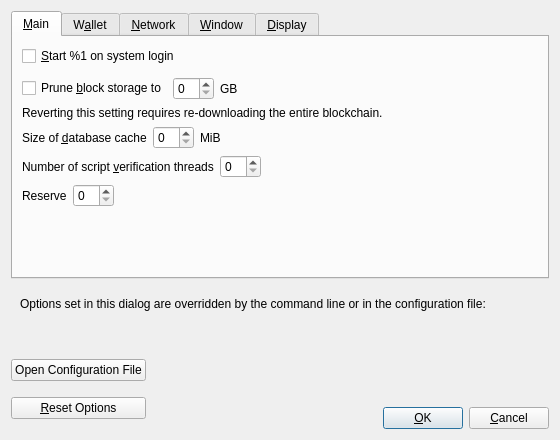
<?xml version="1.0" encoding="UTF-8"?>
<ui version="4.0">
 <class>OptionsDialog</class>
 <widget class="QDialog" name="OptionsDialog">
  <property name="geometry">
   <rect>
    <x>0</x>
    <y>0</y>
    <width>560</width>
    <height>440</height>
   </rect>
  </property>
  <property name="windowTitle">
   <string>Options</string>
  </property>
  <property name="modal">
   <bool>true</bool>
  </property>
  <layout class="QVBoxLayout" name="verticalLayout">
   <item>
    <widget class="QTabWidget" name="tabWidget">
     <property name="currentIndex">
      <number>0</number>
     </property>
     <widget class="QWidget" name="tabMain">
      <attribute name="title">
       <string>&amp;Main</string>
      </attribute>
      <layout class="QVBoxLayout" name="verticalLayout_Main">
       <item>
        <widget class="QCheckBox" name="paymastercoinAtStartup">
         <property name="toolTip">
          <string>Automatically start %1 after logging in to the system.</string>
         </property>
         <property name="text">
          <string>&amp;Start %1 on system login</string>
         </property>
        </widget>
       </item>
       <item>
        <spacer name="horizontalSpacer_0_Main">
         <property name="orientation">
          <enum>Qt::Horizontal</enum>
         </property>
         <property name="sizeHint" stdset="0">
          <size>
           <width>40</width>
           <height>5</height>
          </size>
         </property>
        </spacer>
       </item>
       <item>
       <layout class="QHBoxLayout" name="horizontalLayout_Main_Prune">
        <item>
         <widget class="QCheckBox" name="prune">
          <property name="toolTip">
           <string>Disables some advanced features but all blocks will still be fully validated. Reverting this setting requires re-downloading the entire blockchain. Actual disk usage may be somewhat higher.</string>
          </property>
          <property name="text">
           <string>Prune &amp;block storage to</string>
          </property>
         </widget>
        </item>
        <item>
         <widget class="QSpinBox" name="pruneSize"/>
        </item>
         <item>
          <widget class="QLabel" name="pruneSizeUnitLabel">
           <property name="text">
            <string>GB</string>
           </property>
           <property name="textFormat">
            <enum>Qt::PlainText</enum>
           </property>
          </widget>
         </item>
         <item>
          <spacer name="horizontalSpacer_Main_Prune">
           <property name="orientation">
            <enum>Qt::Horizontal</enum>
           </property>
           <property name="sizeHint" stdset="0">
            <size>
             <width>40</width>
             <height>20</height>
            </size>
           </property>
          </spacer>
         </item>
        </layout>
       </item>
       <item>
        <widget class="QLabel" name="pruneWarning">
         <property name="text">
          <string>Reverting this setting requires re-downloading the entire blockchain.</string>
         </property>
         <property name="textFormat">
          <enum>Qt::PlainText</enum>
         </property>
        </widget>
       </item>
       <item>
        <layout class="QHBoxLayout" name="horizontalLayout_2_Main">
         <item>
          <widget class="QLabel" name="databaseCacheLabel">
           <property name="text">
            <string>Size of &amp;database cache</string>
           </property>
           <property name="textFormat">
            <enum>Qt::PlainText</enum>
           </property>
           <property name="buddy">
            <cstring>databaseCache</cstring>
           </property>
          </widget>
         </item>
         <item>
          <widget class="QSpinBox" name="databaseCache"/>
         </item>
         <item>
          <widget class="QLabel" name="databaseCacheUnitLabel">
           <property name="text">
            <string>MiB</string>
           </property>
           <property name="textFormat">
            <enum>Qt::PlainText</enum>
           </property>
          </widget>
         </item>
         <item>
          <spacer name="horizontalSpacer_2_Main">
           <property name="orientation">
            <enum>Qt::Horizontal</enum>
           </property>
           <property name="sizeHint" stdset="0">
            <size>
             <width>40</width>
             <height>20</height>
            </size>
           </property>
          </spacer>
         </item>
        </layout>
       </item>
       <item>
        <layout class="QHBoxLayout" name="horizontalLayout_Main_VerifyLabel">
         <item>
          <widget class="QLabel" name="threadsScriptVerifLabel">
           <property name="text">
            <string>Number of script &amp;verification threads</string>
           </property>
           <property name="textFormat">
            <enum>Qt::PlainText</enum>
           </property>
           <property name="buddy">
            <cstring>threadsScriptVerif</cstring>
           </property>
          </widget>
         </item>
         <item>
          <widget class="QSpinBox" name="threadsScriptVerif">
           <property name="toolTip">
            <string>(0 = auto, &lt;0 = leave that many cores free)</string>
           </property>
          </widget>
         </item>
         <item>
          <spacer name="horizontalSpacer_Main_Threads">
           <property name="orientation">
            <enum>Qt::Horizontal</enum>
           </property>
           <property name="sizeHint" stdset="0">
            <size>
             <width>40</width>
             <height>20</height>
            </size>
           </property>
          </spacer>
         </item>
        </layout>
       </item>
       <item>
        <layout class="QHBoxLayout" name="horizontalLayout_Main_ReserveLabel">
         <item>
          <widget class="QLabel" name="reserveBalanceLabel">
           <property name="text">
            <string>Reserve</string>
           </property>
           <property name="textFormat">
            <enum>Qt::PlainText</enum>
           </property>
           <property name="buddy">
            <cstring>reserveBalance</cstring>
           </property>
          </widget>
         </item>
         <item>
          <widget class="BitcoinAmountField" name="reserveBalance">
           <property name="toolTip">
            <string>Reserve amount that will not be used for staking</string>
           </property>
          </widget>
         </item>
         <item>
          <spacer name="horizontalSpacer_Main_Reserve">
           <property name="orientation">
            <enum>Qt::Horizontal</enum>
           </property>
           <property name="sizeHint" stdset="0">
            <size>
             <width>40</width>
             <height>20</height>
            </size>
           </property>
          </spacer>
         </item>
        </layout>
       </item>
       <item>
        <spacer name="verticalSpacer_Main">
         <property name="orientation">
          <enum>Qt::Vertical</enum>
         </property>
         <property name="sizeHint" stdset="0">
          <size>
           <width>20</width>
           <height>40</height>
          </size>
         </property>
        </spacer>
       </item>
      </layout>
     </widget>
     <widget class="QWidget" name="tabWallet">
      <attribute name="title">
       <string>W&amp;allet</string>
      </attribute>
      <layout class="QVBoxLayout" name="verticalLayout_Wallet">
       <item>
        <widget class="QGroupBox" name="groupBox">
         <property name="title">
          <string>Expert</string>
         </property>
         <layout class="QVBoxLayout" name="verticalLayout_2">
          <item>
           <widget class="QCheckBox" name="coinControlFeatures">
            <property name="toolTip">
             <string>Whether to show coin control features or not.</string>
            </property>
            <property name="text">
             <string>Enable coin &amp;control features</string>
            </property>
           </widget>
          </item>
          <item>
           <widget class="QCheckBox" name="spendZeroConfChange">
            <property name="toolTip">
             <string>If you disable the spending of unconfirmed change, the change from a transaction cannot be used until that transaction has at least one confirmation. This also affects how your balance is computed.</string>
            </property>
            <property name="text">
             <string>&amp;Spend unconfirmed change</string>
            </property>
           </widget>
          </item>
         </layout>
        </widget>
       </item>
       <item>
        <spacer name="verticalSpacer_Wallet">
         <property name="orientation">
          <enum>Qt::Vertical</enum>
         </property>
         <property name="sizeHint" stdset="0">
          <size>
           <width>20</width>
           <height>40</height>
          </size>
         </property>
        </spacer>
       </item>
      </layout>
     </widget>
     <widget class="QWidget" name="tabNetwork">
      <attribute name="title">
       <string>&amp;Network</string>
      </attribute>
      <layout class="QVBoxLayout" name="verticalLayout_Network">
       <item>
        <widget class="QCheckBox" name="mapPortUpnp">
         <property name="toolTip">
          <string>Automatically open the Bitcoin client port on the router. This only works when your router supports UPnP and it is enabled.</string>
         </property>
         <property name="text">
          <string>Map port using &amp;UPnP</string>
         </property>
        </widget>
       </item>
       <item>
        <widget class="QCheckBox" name="allowIncoming">
         <property name="toolTip">
          <string>Accept connections from outside.</string>
         </property>
         <property name="text">
          <string>Allow incomin&amp;g connections</string>
         </property>
        </widget>
       </item>
       <item>
        <widget class="QCheckBox" name="connectSocks">
         <property name="toolTip">
          <string>Connect to the Bitcoin network through a SOCKS5 proxy.</string>
         </property>
         <property name="text">
          <string>&amp;Connect through SOCKS5 proxy (default proxy):</string>
         </property>
        </widget>
       </item>
       <item>
        <layout class="QHBoxLayout" name="horizontalLayout_1_Network">
         <item>
          <widget class="QLabel" name="proxyIpLabel">
           <property name="text">
            <string>Proxy &amp;IP:</string>
           </property>
           <property name="textFormat">
            <enum>Qt::PlainText</enum>
           </property>
           <property name="buddy">
            <cstring>proxyIp</cstring>
           </property>
          </widget>
         </item>
         <item>
          <widget class="QValidatedLineEdit" name="proxyIp">
           <property name="minimumSize">
            <size>
             <width>140</width>
             <height>0</height>
            </size>
           </property>
           <property name="maximumSize">
            <size>
             <width>140</width>
             <height>16777215</height>
            </size>
           </property>
           <property name="toolTip">
            <string>IP address of the proxy (e.g. IPv4: 127.0.0.1 / IPv6: ::1)</string>
           </property>
          </widget>
         </item>
         <item>
          <widget class="QLabel" name="proxyPortLabel">
           <property name="text">
            <string>&amp;Port:</string>
           </property>
           <property name="textFormat">
            <enum>Qt::PlainText</enum>
           </property>
           <property name="buddy">
            <cstring>proxyPort</cstring>
           </property>
          </widget>
         </item>
         <item>
          <widget class="QLineEdit" name="proxyPort">
           <property name="minimumSize">
            <size>
             <width>55</width>
             <height>0</height>
            </size>
           </property>
           <property name="maximumSize">
            <size>
             <width>55</width>
             <height>16777215</height>
            </size>
           </property>
           <property name="toolTip">
            <string>Port of the proxy (e.g. 9050)</string>
           </property>
          </widget>
         </item>
         <item>
          <spacer name="horizontalSpacer_1_Network">
           <property name="orientation">
            <enum>Qt::Horizontal</enum>
           </property>
           <property name="sizeHint" stdset="0">
            <size>
             <width>40</width>
             <height>20</height>
            </size>
           </property>
          </spacer>
         </item>
        </layout>
       </item>
       <item>
        <layout class="QHBoxLayout" name="horizontalLayout_2_Network">
         <item>
          <widget class="QLabel" name="proxyActiveNets">
           <property name="text">
            <string>Used for reaching peers via:</string>
           </property>
           <property name="textFormat">
            <enum>Qt::PlainText</enum>
           </property>
          </widget>
         </item>
         <item>
          <widget class="QCheckBox" name="proxyReachIPv4">
           <property name="enabled">
            <bool>false</bool>
           </property>
           <property name="toolTip">
            <string>Shows if the supplied default SOCKS5 proxy is used to reach peers via this network type.</string>
           </property>
           <property name="text">
            <string/>
           </property>
          </widget>
         </item>
         <item>
          <widget class="QLabel" name="proxyReachIPv4Label">
           <property name="text">
            <string>IPv4</string>
           </property>
           <property name="textFormat">
            <enum>Qt::PlainText</enum>
           </property>
          </widget>
         </item>
         <item>
          <widget class="QCheckBox" name="proxyReachIPv6">
           <property name="enabled">
            <bool>false</bool>
           </property>
           <property name="toolTip">
            <string>Shows if the supplied default SOCKS5 proxy is used to reach peers via this network type.</string>
           </property>
           <property name="text">
            <string/>
           </property>
          </widget>
         </item>
         <item>
          <widget class="QLabel" name="proxyReachIPv6Label">
           <property name="text">
            <string>IPv6</string>
           </property>
           <property name="textFormat">
            <enum>Qt::PlainText</enum>
           </property>
          </widget>
         </item>
         <item>
          <widget class="QCheckBox" name="proxyReachTor">
           <property name="enabled">
            <bool>false</bool>
           </property>
           <property name="toolTip">
            <string>Shows if the supplied default SOCKS5 proxy is used to reach peers via this network type.</string>
           </property>
           <property name="text">
            <string/>
           </property>
          </widget>
         </item>
         <item>
          <widget class="QLabel" name="proxyReachTorLabel">
           <property name="text">
            <string>Tor</string>
           </property>
           <property name="textFormat">
            <enum>Qt::PlainText</enum>
           </property>
          </widget>
         </item>
         <item>
          <spacer name="horizontalSpacer_2_Network">
           <property name="orientation">
            <enum>Qt::Horizontal</enum>
           </property>
           <property name="sizeHint" stdset="0">
            <size>
             <width>40</width>
             <height>20</height>
            </size>
           </property>
          </spacer>
         </item>
        </layout>
       </item>
       <item>
        <widget class="QCheckBox" name="connectSocksTor">
         <property name="toolTip">
          <string>Connect to the Bitcoin network through a separate SOCKS5 proxy for Tor hidden services.</string>
         </property>
         <property name="text">
          <string>Use separate SOCKS&amp;5 proxy to reach peers via Tor hidden services:</string>
         </property>
        </widget>
       </item>
       <item>
        <layout class="QHBoxLayout" name="horizontalLayout_3_Network">
         <item>
          <widget class="QLabel" name="proxyIpTorLabel">
           <property name="text">
            <string>Proxy &amp;IP:</string>
           </property>
           <property name="textFormat">
            <enum>Qt::PlainText</enum>
           </property>
           <property name="buddy">
            <cstring>proxyIpTor</cstring>
           </property>
          </widget>
         </item>
         <item>
          <widget class="QValidatedLineEdit" name="proxyIpTor">
           <property name="minimumSize">
            <size>
             <width>140</width>
             <height>0</height>
            </size>
           </property>
           <property name="maximumSize">
            <size>
             <width>140</width>
             <height>16777215</height>
            </size>
           </property>
           <property name="toolTip">
            <string>IP address of the proxy (e.g. IPv4: 127.0.0.1 / IPv6: ::1)</string>
           </property>
          </widget>
         </item>
         <item>
          <widget class="QLabel" name="proxyPortTorLabel">
           <property name="text">
            <string>&amp;Port:</string>
           </property>
           <property name="textFormat">
            <enum>Qt::PlainText</enum>
           </property>
           <property name="buddy">
            <cstring>proxyPortTor</cstring>
           </property>
          </widget>
         </item>
         <item>
          <widget class="QLineEdit" name="proxyPortTor">
           <property name="minimumSize">
            <size>
             <width>55</width>
             <height>0</height>
            </size>
           </property>
           <property name="maximumSize">
            <size>
             <width>55</width>
             <height>16777215</height>
            </size>
           </property>
           <property name="toolTip">
            <string>Port of the proxy (e.g. 9050)</string>
           </property>
          </widget>
         </item>
         <item>
          <spacer name="horizontalSpacer_4_Network">
           <property name="orientation">
            <enum>Qt::Horizontal</enum>
           </property>
           <property name="sizeHint" stdset="0">
            <size>
             <width>40</width>
             <height>20</height>
            </size>
           </property>
          </spacer>
         </item>
        </layout>
       </item>
       <item>
        <spacer name="verticalSpacer_Network">
         <property name="orientation">
          <enum>Qt::Vertical</enum>
         </property>
         <property name="sizeHint" stdset="0">
          <size>
           <width>20</width>
           <height>40</height>
          </size>
         </property>
        </spacer>
       </item>
      </layout>
     </widget>
     <widget class="QWidget" name="tabWindow">
      <attribute name="title">
       <string>&amp;Window</string>
      </attribute>
      <layout class="QVBoxLayout" name="verticalLayout_Window">
       <item>
        <widget class="QCheckBox" name="hideTrayIcon">
         <property name="toolTip">
          <string>Hide the icon from the system tray.</string>
         </property>
         <property name="text">
          <string>&amp;Hide tray icon</string>
         </property>
        </widget>
       </item>
       <item>
        <widget class="QCheckBox" name="minimizeToTray">
         <property name="toolTip">
          <string>Show only a tray icon after minimizing the window.</string>
         </property>
         <property name="text">
          <string>&amp;Minimize to the tray instead of the taskbar</string>
         </property>
        </widget>
       </item>
       <item>
        <widget class="QCheckBox" name="minimizeOnClose">
         <property name="toolTip">
          <string>Minimize instead of exit the application when the window is closed. When this option is enabled, the application will be closed only after selecting Exit in the menu.</string>
         </property>
         <property name="text">
          <string>M&amp;inimize on close</string>
         </property>
        </widget>
       </item>
       <item>
        <spacer name="verticalSpacer_Window">
         <property name="orientation">
          <enum>Qt::Vertical</enum>
         </property>
         <property name="sizeHint" stdset="0">
          <size>
           <width>20</width>
           <height>40</height>
          </size>
         </property>
        </spacer>
       </item>
      </layout>
     </widget>
     <widget class="QWidget" name="tabDisplay">
      <attribute name="title">
       <string>&amp;Display</string>
      </attribute>
      <layout class="QVBoxLayout" name="verticalLayout_Display">
       <item>
        <layout class="QHBoxLayout" name="horizontalLayout_1_Display">
         <item>
          <widget class="QLabel" name="langLabel">
           <property name="text">
            <string>User Interface &amp;language:</string>
           </property>
           <property name="textFormat">
            <enum>Qt::PlainText</enum>
           </property>
           <property name="buddy">
            <cstring>lang</cstring>
           </property>
          </widget>
         </item>
         <item>
          <widget class="QValueComboBox" name="lang">
           <property name="toolTip">
            <string>The user interface language can be set here. This setting will take effect after restarting %1.</string>
           </property>
          </widget>
         </item>
        </layout>
       </item>
       <item>
        <layout class="QHBoxLayout" name="horizontalLayout_2_Display">
         <item>
          <widget class="QLabel" name="unitLabel">
           <property name="text">
            <string>&amp;Unit to show amounts in:</string>
           </property>
           <property name="textFormat">
            <enum>Qt::PlainText</enum>
           </property>
           <property name="buddy">
            <cstring>unit</cstring>
           </property>
          </widget>
         </item>
         <item>
          <widget class="QValueComboBox" name="unit">
           <property name="toolTip">
            <string>Choose the default subdivision unit to show in the interface and when sending coins.</string>
           </property>
          </widget>
         </item>
        </layout>
       </item>
       <item>
        <layout class="QHBoxLayout" name="horizontalLayout_3_Display">
         <item>
          <widget class="QLabel" name="thirdPartyTxUrlsLabel">
           <property name="toolTip">
            <string>Third party URLs (e.g. a block explorer) that appear in the transactions tab as context menu items. %s in the URL is replaced by transaction hash. Multiple URLs are separated by vertical bar |.</string>
           </property>
           <property name="text">
            <string>&amp;Third party transaction URLs</string>
           </property>
           <property name="buddy">
            <cstring>thirdPartyTxUrls</cstring>
           </property>
          </widget>
         </item>
         <item>
          <widget class="QLineEdit" name="thirdPartyTxUrls">
           <property name="toolTip">
            <string>Third party URLs (e.g. a block explorer) that appear in the transactions tab as context menu items. %s in the URL is replaced by transaction hash. Multiple URLs are separated by vertical bar |.</string>
           </property>
           <property name="placeholderText">
            <string notr="true">https://example.com/tx/%s</string>
           </property>
          </widget>
         </item>
        </layout>
       </item>
       <item>
        <spacer name="verticalSpacer_Display">
         <property name="orientation">
          <enum>Qt::Vertical</enum>
         </property>
         <property name="sizeHint" stdset="0">
          <size>
           <width>20</width>
           <height>40</height>
          </size>
         </property>
        </spacer>
       </item>
      </layout>
     </widget>
    </widget>
   </item>
   <item>
    <widget class="QFrame" name="frame">
     <layout class="QVBoxLayout" name="verticalLayout_Bottom">
      <item>
       <layout class="QHBoxLayout" name="horizontalLayout_Bottom">
        <item>
         <widget class="QLabel" name="overriddenByCommandLineInfoLabel">
          <property name="text">
           <string>Options set in this dialog are overridden by the command line or in the configuration file:</string>
          </property>
          <property name="textFormat">
           <enum>Qt::PlainText</enum>
          </property>
         </widget>
        </item>
        <item>
         <spacer name="horizontalSpacer_Bottom">
          <property name="orientation">
           <enum>Qt::Horizontal</enum>
          </property>
          <property name="sizeHint" stdset="0">
           <size>
            <width>40</width>
            <height>20</height>
           </size>
          </property>
         </spacer>
        </item>
       </layout>
      </item>
      <item>
       <widget class="QLabel" name="overriddenByCommandLineLabel">
        <property name="text">
         <string/>
        </property>
        <property name="textFormat">
         <enum>Qt::PlainText</enum>
        </property>
        <property name="wordWrap">
         <bool>true</bool>
        </property>
       </widget>
      </item>
     </layout>
    </widget>
   </item>
   <item>
    <layout class="QHBoxLayout" name="horizontalLayout_Buttons">
     <item>
      <layout class="QVBoxLayout" name="verticalLayout_Buttons">
       <item>
        <widget class="QPushButton" name="openBitcoinConfButton">
         <property name="toolTip">
          <string>Open the %1 configuration file from the working directory.</string>
         </property>
         <property name="text">
          <string>Open Configuration File</string>
         </property>
         <property name="autoDefault">
          <bool>false</bool>
         </property>
        </widget>
       </item>
       <item>
        <widget class="QPushButton" name="resetButton">
         <property name="toolTip">
          <string>Reset all client options to default.</string>
         </property>
         <property name="text">
          <string>&amp;Reset Options</string>
         </property>
         <property name="autoDefault">
          <bool>false</bool>
         </property>
        </widget>
       </item>
      </layout>
     </item>
     <item>
      <spacer name="horizontalSpacer_1">
       <property name="orientation">
        <enum>Qt::Horizontal</enum>
       </property>
       <property name="sizeHint" stdset="0">
        <size>
         <width>40</width>
         <height>48</height>
        </size>
       </property>
      </spacer>
     </item>
     <item>
      <widget class="QLabel" name="statusLabel">
       <property name="minimumSize">
        <size>
         <width>200</width>
         <height>0</height>
        </size>
       </property>
       <property name="font">
        <font>
         <weight>75</weight>
         <bold>true</bold>
        </font>
       </property>
       <property name="text">
        <string/>
       </property>
       <property name="textFormat">
        <enum>Qt::PlainText</enum>
       </property>
       <property name="wordWrap">
        <bool>true</bool>
       </property>
      </widget>
     </item>
     <item>
      <spacer name="horizontalSpacer_2">
       <property name="orientation">
        <enum>Qt::Horizontal</enum>
       </property>
       <property name="sizeHint" stdset="0">
        <size>
         <width>40</width>
         <height>48</height>
        </size>
       </property>
      </spacer>
     </item>
     <item>
      <layout class="QVBoxLayout" name="verticalLayout_4">
       <item>
        <spacer name="verticalSpacer">
         <property name="orientation">
          <enum>Qt::Vertical</enum>
         </property>
         <property name="sizeHint" stdset="0">
          <size>
           <width>20</width>
           <height>40</height>
          </size>
         </property>
        </spacer>
       </item>
       <item>
        <layout class="QHBoxLayout" name="horizontalLayout">
         <item>
          <widget class="QPushButton" name="okButton">
           <property name="text">
            <string>&amp;OK</string>
           </property>
           <property name="autoDefault">
            <bool>false</bool>
           </property>
           <property name="default">
            <bool>true</bool>
           </property>
          </widget>
         </item>
         <item>
          <widget class="QPushButton" name="cancelButton">
           <property name="text">
            <string>&amp;Cancel</string>
           </property>
           <property name="autoDefault">
            <bool>false</bool>
           </property>
          </widget>
         </item>
        </layout>
       </item>
      </layout>
     </item>
    </layout>
   </item>
  </layout>
 </widget>
 <customwidgets>
  <customwidget>
   <class>QValidatedLineEdit</class>
   <extends>QLineEdit</extends>
   <header>qt/qvalidatedlineedit.h</header>
  </customwidget>
  <customwidget>
   <class>QValueComboBox</class>
   <extends>QComboBox</extends>
   <header>qt/qvaluecombobox.h</header>
  </customwidget>
  <customwidget>
   <class>BitcoinAmountField</class>
   <extends>QSpinBox</extends>
   <header>qt/paymastercoinamountfield.h</header>
  </customwidget>
 </customwidgets>
 <resources/>
 <connections/>
</ui>
